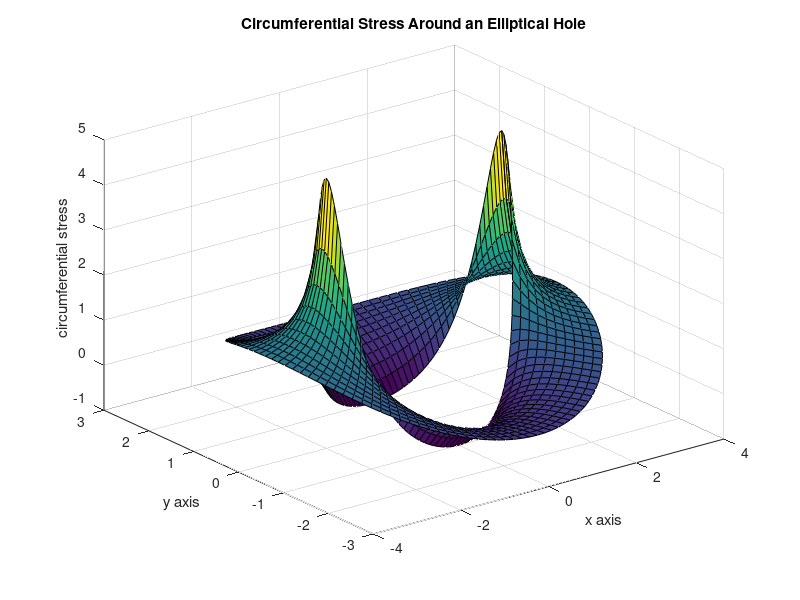

Write the MATLAB code that produced this figure. (Note: this script raises an error after producing the figure.)
function elpmaxst      
% Example: elpmaxst
% ~~~~~~~~~~~~~~~~~
%
% MATLAB example to plot the stress 
% concentration around an elliptic hole
% as a function of the semi-diameter ratio.
%
% User m functions required: eliphole

rx=2; ry=1; p=1; ang=90; ifplot=1;
zeta=linspace(1,2,11)'* ...
       exp(i*linspace(0,2*pi,121));
eliphole(rx,ry,p,ang,zeta,1);

r=linspace(1.001,10,19); tamax=zeros(size(r));
for j=1:19 
  [tr,tamax(j)]=eliphole(r(j),1,1,90,1);
end
plot(r,tamax,'-k',r,tamax,'ok');
title(['Stress Concentration Around an ', ...
       'Elliptical Hole']);
xlabel(['ratio ( max diameter ) / ', ...
        '( min diameter )']);
ylabel(['( max circumferential stress ) / ',...
        '( plate tension at infinity )']);
grid on; figure(gcf);
print -deps elpmaxst

%=============================================

function [tr,ta,tra,z]=eliphole...
                 (rx,ry,p,ang,zeta,ifplot)
%
% [tr,ta,tra,z]=eliphole(rx,ry,p,ang,...
%                              zeta,ifplot)
% ~~~~~~~~~~~~~~~~~~~~~~~~~~~~~~~~~~~~~~~~
%
% This function determines curvilinear 
% coordinate stresses around an elliptic hole 
% in a plate uniformly stressed at infinity.
%
% rx,ry    - ellipse semidiameters on the x and 
%            y axes
% p        - values of uniaxial tension at 
%            infinity
% ang      - angle of inclination in degrees 
%            of the tensile stress at infinity
% zeta     - curvilinear coordinate values for 
%            which stresses are evaluated
% ifplot   - optional parameter that is given
%            a value if a surface plot of the
%            circumferential stress is desired
%
% tr       - tensile stress normal to an 
%            elliptical coordinate line
% ta       - tensile stress in a direction 
%            tangential to the elliptical 
%            coordinate line
% tra      - shear stress complementary to the 
%            normal stresses
% z        - points in the z plane where 
%            stresses are computed
%
% User m functions called: none
%----------------------------------------------

if nargin<6, ifplot=0; end
if nargin==0
  rx=2; ry=1; p=1; ang=90; ifplot=1;
  zeta=linspace(1,2,11)'* ...
       exp(i*linspace(0,2*pi,121));
end

% The complex stress functions and mapping 
% function have the form
%   phi(zeta)=b*zeta+c/zeta
%   psi(zeta)=d*zeta+e/zeta+f*zeta/(zeta^2-m)
%   z=w(zeta)=r(zeta+m/zeta)
%   Phi(zeta)=phi'(zeta)/w'(zeta)
%   Psi(zeta)=psi'(zeta)/w'(zeta)
%   d(Phi)/dz=(w'(zeta)*phi''(zeta)-...
%              w''(zeta)*phi'(zeta))/w'(zeta)^3

r=(rx+ry)/2; m=(rx-ry)/(rx+ry); 
z=r*(zeta+m./zeta); zeta2=zeta.^2; 
zeta3=zeta.^3; wp=r*(1-m./zeta2);
wpp=2*r*m./zeta3; a=exp(2*i*pi/180*ang); 
b=p*r/4; c=b*(2*a-m); d=-p*r/2*conj(a); 
e=-p*r/2*a/m; f=p*r/2*(m+1/m)*(a-m); 
phip=b-c./zeta2; phipp=2*c./zeta3; 
h=wp.*zeta; h=h./conj(h); 
Phi=phip./wp; Phipz=(wp.*phipp-wpp.*phip)./wp.^3;
Psi=(d-e./zeta2-f*(zeta2+m)./(zeta2-m).^2)./wp;
A=2*real(Phi); B=(conj(z).*Phipz+Psi).*h;
C=A-B; tr=real(C); ta=2*A-tr; tra=imag(B);
if ifplot>0
  %colormap('gray'); brighten(.95);
  close; surf(real(z),imag(z),ta);
  xlabel('x axis'); ylabel('y axis');
  zlabel('circumferential stress');
  title(['Circumferential Stress Around ', ...
         'an Elliptical Hole']);
  grid on; gra(.9),figure(gcf); pause 
  print -deps eliphole
end
